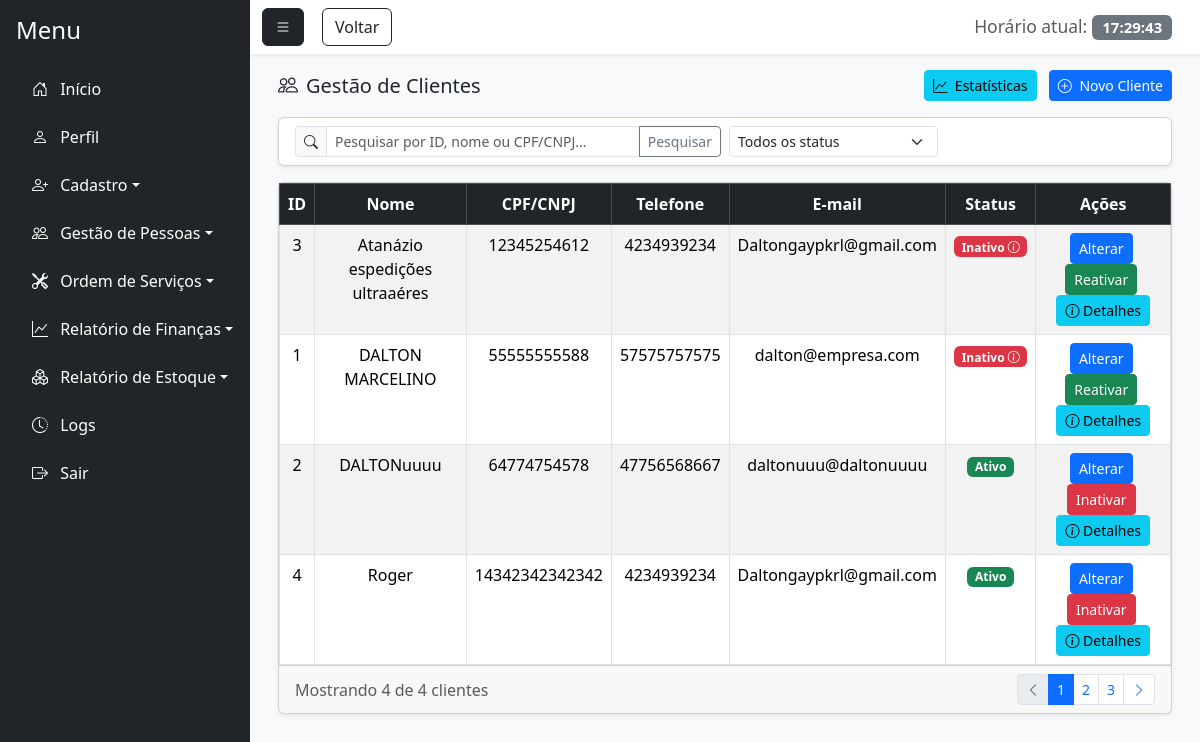
/gestao_cliente.php (signed in), run on an earlier commit of the app's database.
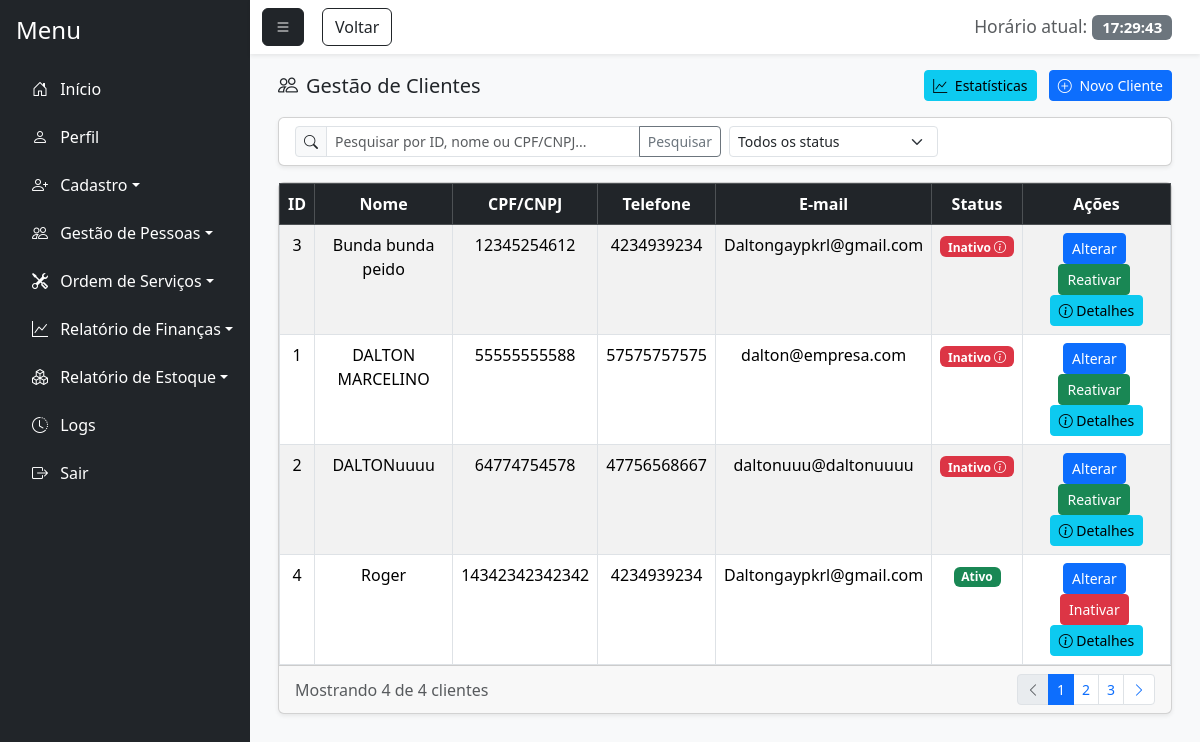
And on a later commit of the database.
### tables this page shows
CREATE TABLE `cliente` (
  `id_cliente` int(11) NOT NULL,
  `id_funcionario` int(11) NOT NULL,
  `nome_cliente` varchar(100) NOT NULL,
  `cpf_cnpj` varchar(20) NOT NULL,
  `endereco` varchar(255) DEFAULT NULL,
  `bairro` varchar(100) DEFAULT NULL,
  `cep` varchar(15) DEFAULT NULL,
  `cidade` varchar(100) DEFAULT NULL,
  `estado` varchar(50) DEFAULT NULL,
  `telefone` varchar(20) DEFAULT NULL,
  `email` varchar(100) DEFAULT NULL,
  `status` enum('Ativo','Inativo') DEFAULT 'Ativo',
  `data_inatividade` date DEFAULT NULL,
  `observacao_inatividade` text DEFAULT NULL
);

### gestao_cliente.php (the view, shortened to what the changed rows need)
<?php
    require_once 'php/estatisticas.php';
        $sql = "SELECT
        c.id_cliente,
        c.nome_cliente,
        c.cpf_cnpj,
        c.endereco,
        c.bairro,
        c.cidade,
        c.estado,
        c.telefone,
        c.email,
        c.status,
        c.data_inatividade,
        c.observacao_inatividade,
        f.nome_funcionario
        FROM cliente c
        LEFT JOIN funcionario f ON c.id_funcionario = f.id_funcionario";
    $sql .= " ORDER BY c.nome_cliente ASC";
    $stmt = $pdo->prepare($sql);
    $stmt->execute();
    $clientes = $stmt->fetchAll(PDO::FETCH_ASSOC);
?>
<!DOCTYPE html>
<html lang="pt-BR">
<head>
    <link href="https://cdn.jsdelivr.net/npm/bootstrap@5.3.7/dist/css/bootstrap.min.css" rel="stylesheet">
    <link rel="stylesheet" href="https://cdn.jsdelivr.net/npm/bootstrap-icons@1.11.1/font/bootstrap-icons.css">
    <link href="https://cdn.jsdelivr.net/npm/bootstrap-icons@1.11.1/font/bootstrap-icons.css" rel="stylesheet">
</head>
<body class="bg-light">
    <div class="d-flex vh-100 bg-light">
        <div class="flex-grow-1 d-flex flex-column">
            <div class="flex-grow-1 p-3" style="overflow-y: auto;">
                <div class="container-fluid">
                    <div class="card shadow-sm">
                        <div class="card-body p-0">
                            <div class="table-responsive">
                                <?php if(!empty($clientes)): ?>
                                    <table class="table table-striped table-hover table-bordered mb-0">
                                        <thead class="table-dark">
                                            <tr>
                                                <th><center>ID</center></th>
                                                <th><center>Nome</center></th>
                                                <th><center>CPF/CNPJ</center></th>
                                                <th><center>Telefone</center></th>
                                                <th><center>E-mail</center></th>
                                                <th><center>Status</center></th>
                                                <th class="text-center">Ações</th>
                                            </tr>
                                        </thead>
                                        <tbody>
                                            <?php foreach($clientes as $cliente): ?>
                                                <tr>
                                                    <td><center><?=htmlspecialchars($cliente['id_cliente'])?></center></td>
                                                    <td><center><?=htmlspecialchars($cliente['nome_cliente'])?></center></td>
                                                    <td><center><?=htmlspecialchars($cliente['cpf_cnpj'])?></center></td>
                                                    <td><center><?=htmlspecialchars($cliente['telefone'])?></center></td>
                                                    <td><center><?=htmlspecialchars($cliente['email'])?></center></td>
                                                    <td>
                                                        <center>
                                                            <?php if($cliente['status'] == 'Ativo'): ?>
                                                                <span class="badge bg-success">Ativo</span>
                                                            <?php else: ?>
                                                                <span class="badge bg-danger badge-details" onclick="mostrarDetalhesCliente(<?=htmlspecialchars($cliente['id_cliente'])?>)">
                                                                    Inativo <i class="bi bi-info-circle"></i>
                                                                </span>
                                                            <?php endif; ?>
                                                        </center>
                                                    </td>
                                                    <td class="text-center">
                                                        <a href="#" class="btn btn-sm btn-primary me-1" onclick="carregarDadosCliente(<?=htmlspecialchars($cliente['id_cliente'])?>)">Alterar</a>
                                                        <?php if($cliente['status'] == 'Ativo'): ?>
                                                            <a href="inativar_cliente.php?id=<?=htmlspecialchars($cliente['id_cliente'])?>" class="btn btn-sm btn-danger me-1">Inativar</a>
                                                        <?php else: ?>
                                                            <a href="gestao_cliente.php?id=<?=htmlspecialchars($cliente['id_cliente'])?>&acao=reativar" class="btn btn-sm btn-success me-1" onclick="return confirm('Tem certeza que deseja reativar este cliente?')">Reativar</a>
                                                        <?php endif; ?>
                                                        <button class="btn btn-sm btn-info" onclick="mostrarDetalhesCliente(<?=htmlspecialchars($cliente['id_cliente'])?>)">
                                                            <i class="bi bi-info-circle"></i> Detalhes
                                                        </button>
                                                    </td>
                                                </tr>
                                            <?php endforeach;?>
                                        </tbody>
                                    </table>
                                <?php else: ?><br>
                                    <center><p>Nenhum cliente encontrado.</p></center>
                                <?php endif; ?>
                            </div>
                        </div>
                    </div>
                </div>
            </div>
</body>
</html>

What changed in the data, as far as the page shows it:
changed cliente id 3: nome_cliente "Atanázio espedições ultraaéres" → "Bunda bunda peido"
changed cliente "DALTONuuuu": status "Ativo Inativar" → "Inativo Reativar"
